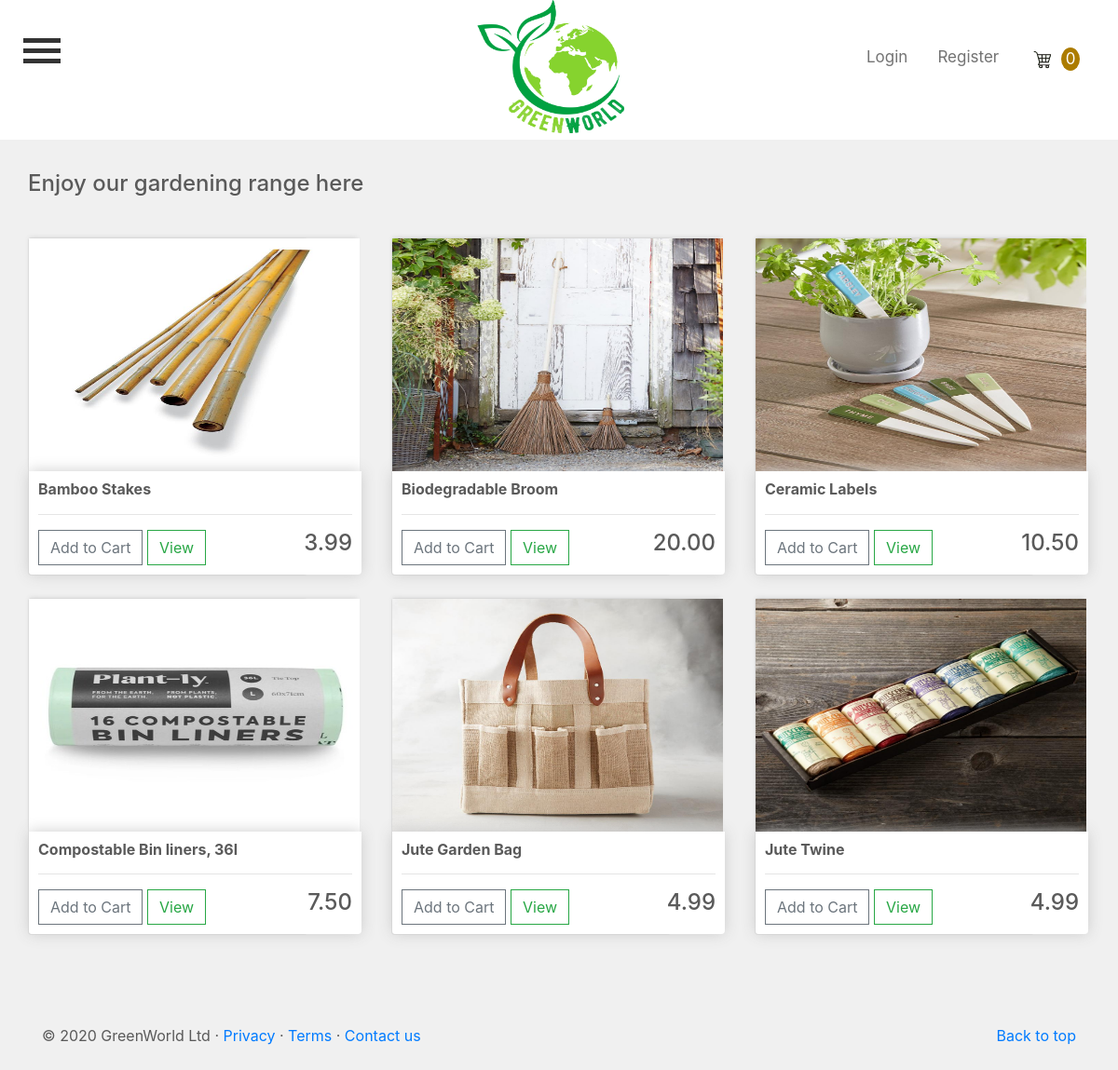
/gardening/, run on the app's committed database.
### IT6041App/models.py (models this page shows, shortened)
class Products(models.Model):
    product_name = models.CharField(max_length=200)
    category = models.CharField(max_length=200, default='')
    description = models.CharField(max_length=200)
    price = models.DecimalField(max_digits=6, decimal_places=2)
    image = models.ImageField(null=True, blank=True)
    sku = models.CharField(max_length=20)
    stock_level = models.IntegerField()
    no_of_sales = models.IntegerField(default='0', null=True, blank=True)
    popular = models.BooleanField(default=False, null=True, blank=True)
    digital = models.BooleanField(default=False, null=True, blank=True)
    carousel_listing = models.BooleanField(default=False, null=True, blank=True)
    class Meta:
        verbose_name_plural = 'Products'
        ordering = ('product_name',)

### IT6041App/views.py (the view)
# urls.py: path('gardening/', views.gardening, name='gardening'),
def gardening(request):
    data = cartData(request)
    cartItems = data['cartItems']
    products = Products.objects.filter(category='Gardening')
    context = {'products': products, 'cartItems': cartItems}
    return render(request, 'IT6041App/gardening.html', context)

### IT6041App/utils.py (called while the page is built, shortened)
def cookieCart(request):
    try:
        cart = json.loads(request.COOKIES['cart'])
    except:
        cart = {}
        print('CART:', cart)
    items = []
    order = {'get_cart_total': 0, 'get_cart_items': 0, 'shipping': False}
    cartItems = order['get_cart_items']
    return {'cartItems': cartItems, 'order': order, 'items': items}

def cartData(request):
    if request.user.is_authenticated:
        customer = request.user.customer
        order, created = Order.objects.get_or_create(customer=customer, complete=False)
        items = order.orderitem_set.all()
        cartItems = order.get_cart_items
    else:
        cookieData = cookieCart(request)
        cartItems = cookieData['cartItems']
        order = cookieData['order']
        items = cookieData['items']
    return {'cartItems': cartItems, 'order': order, 'items': items}

### IT6041App/templates/IT6041App/gardening.html (shortened to what this page needs)
{% extends "IT6041App/base.html" %}
{% load static %}
{% block content %}
    <br><br>
    <h2>Gardening</h2>
    <br>
    <main class="container">
        <div class="row">
          <h4>Enjoy our gardening range here</h4>
          <br><br><br>
          <div class="row">
              {% for i in products %}
                    <div class="col-sm-4">
                        <div class="card">
                            <img class="thumbnail"  src="{{ i.image.url }}">
                            <div class="box-element product">
                                <h6><strong>{{ i.product_name }}</strong></h6>
                                <hr>
                                <button data-product="{{ i.id }}" data-action="add"  class="btn btn-outline-secondary add-btn update-cart">Add to Cart</button>
                                <a class="btn btn-outline-success" href="#">View</a>
                                <h4 style="display: inline-block; float: right">{{ i.price }}</h4>
                            </div>
                        </div>
                        <br>
                    </div>
              {% endfor %}
          </div>
        </div>
    </main>
    <br><br><br>
{% endblock content %}

### IT6041App/static/IT6041App/main.css (style rules this page uses)
@media screen and (max-width: 1200px) { .card, .thumbnail, .box-element { width: 300px; } }
body { padding-top: 65px; padding-bottom: 3rem; color: #5a5a5a; background-color: #f0f0f0; }
.card { line-height: 1.5; background-color: #fff; }
.container { text-align: left; }
.box-element { box-shadow: hsl(0, 0%, 80%) 0 0 16px; background-color: #fff; border-radius: 4px; padding: 10px; }
.thumbnail { width: 100%; height: 250px; -webkit-box-shadow: -1px -3px 5px -2px rgba(214,214,214,1); -moz-box-shadow: -1px -3px 5px -2px rgba(214,214,214,1); box-shadow: -1px -3px 5px -2px rgba(214,214,214,1); }
.product { border-radius: 0 0 4px 4px; }
.btn { border-radius: 0; }

### IT6041App/templates/IT6041App/gardening.html (style rules this page uses)
h2 { display: block; text-align: center; }
.thumbnail { height: 250px; width: 355px; }
.box-element { width: 357px; }

### data on the page
Products: image (picture), product_name "Bamboo Stakes", price "3.99"
Products: image (picture), product_name "Biodegradable Broom", price "20.00"
Products: image (picture), product_name "Ceramic Labels", price "10.50"
Products: image (picture), product_name "Compostable Bin liners, 36l", price "7.50"
Products: image (picture), product_name "Jute Garden Bag", price "4.99"
Products: image (picture), product_name "Jute Twine", price "4.99"

### other printed values
{{ cartItems }} "0"
